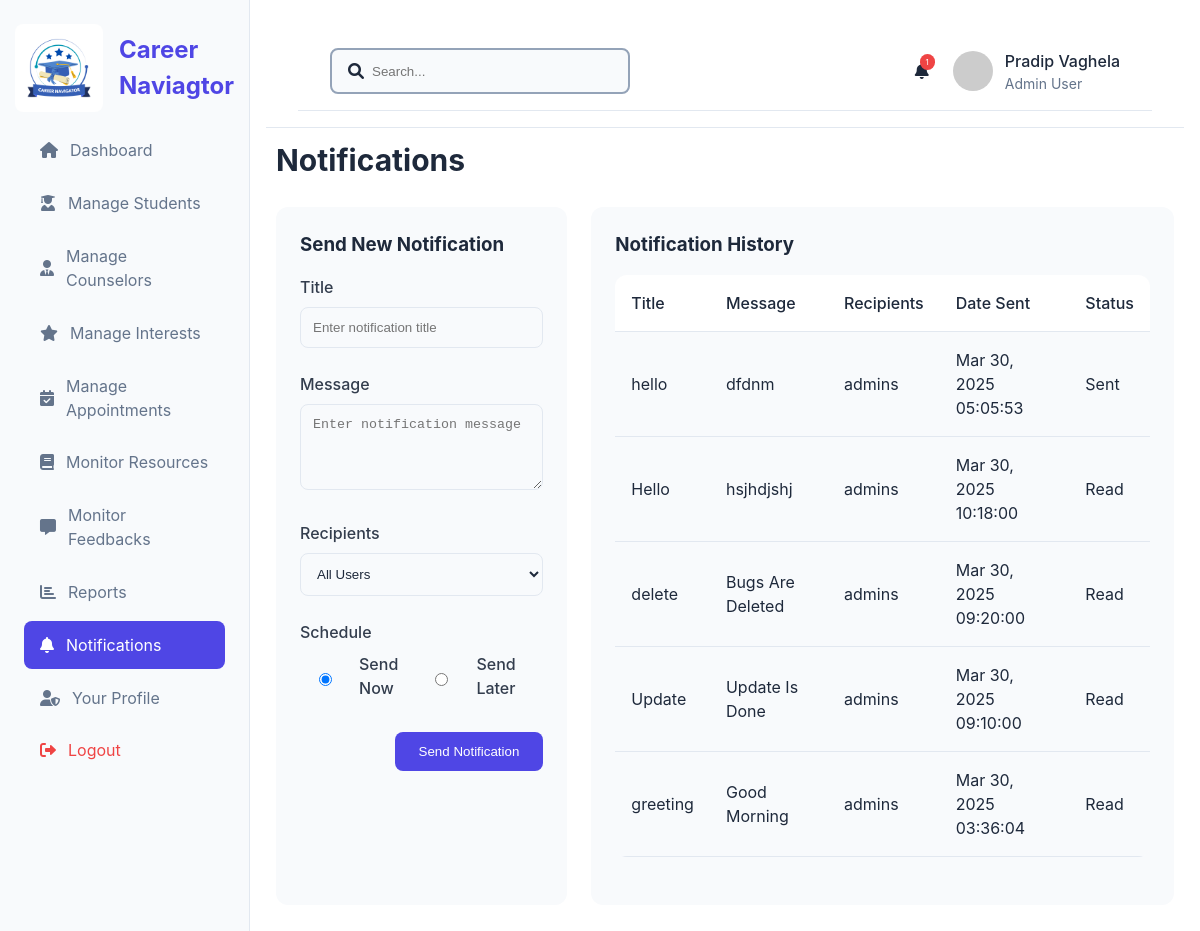
/notifications (signed in), run on the app's committed database.
### model.py (models this page shows)
class Notification(db.Model):
    __tablename__ = 'notifications'
    id = db.Column(db.Integer, primary_key=True)
    title = db.Column(db.String(255), nullable=False)
    message = db.Column(db.Text, nullable=False)
    recipients = db.Column(db.String(50), nullable=False)
    schedule_time = db.Column(db.DateTime, nullable=True)
    status = db.Column(db.String(20), nullable=False, default='sent')
    created_at = db.Column(db.DateTime, nullable=False, default=datetime.now(timezone.utc))

### app.py (the view, shortened to what this page needs)
@app.route('/notifications',methods=['GET','POST'])
def notifications():
    if request.method == 'GET':
        if 'admin_name' not in session:
            return redirect(url_for('admin_login'))
        notifications = Notification.query.order_by(Notification.created_at.desc()).all()
        return render_template('admin/notifications.html', active_page='notifications',notifications=notifications)

### templates/admin/notifications.html (shortened to what this page needs)
{% extends 'admin/base.html' %}
{% block content %}
    <h2 class="section-title">Notifications</h2>
    <div class="notification-container">
        <div class="notification-form">
            <h3>Send New Notification</h3>
            <form id="sendNotificationForm" method="post">
                <div class="form-group">
                    <label for="notificationTitle">Title</label>
                    <input type="text" id="notificationTitle" placeholder="Enter notification title">
                </div>
                <div class="form-group">
                    <label for="notificationMessage">Message</label>
                    <textarea id="notificationMessage" placeholder="Enter notification message" rows="4"></textarea>
                </div>
                <div class="form-group">
                    <label for="notificationRecipients">Recipients</label>
                    <select id="notificationRecipients" required>
                        <option value="all">All Users</option>
                    </select>
                </div>
                <div class="form-group">
                    <label for="notificationSchedule">Schedule</label>
                    <div class="schedule-options">
                        <div class="schedule-option">
                            <input type="radio" id="sendNow" name="schedule" value="now" checked>
                            <label for="sendNow">Send Now</label>
                        </div>
                        <div class="schedule-option">
                            <input type="radio" id="sendLater" name="schedule" value="later">
                            <label for="sendLater">Send Later</label>
                        </div>
                    </div>
                </div>
                <div class="form-actions">
                    <button type="submit" class="submit-btn">Send Notification</button>
                </div>
            </form>
        </div>
        <div class="notification-history">
            <h3>Notification History</h3>
            <div class="table-container">
                <table class="data-table">
                    <thead>
                        <tr>
                            <th>Title</th>
                            <th>Message</th>
                            <th>Recipients</th>
                            <th>Date Sent</th>
                            <th>Status</th>
                        </tr>
                    </thead>
                    <tbody>
                        {% if notifications %}
                            {% for notification in notifications %}
                            <tr>
                                <td>{{ notification.title }}</td>
                                <td>{{ notification.message }}</td>
                                <td>{{ notification.recipients }}</td>
                                <td>{{ notification.schedule_time.strftime('%b %d, %Y %H:%M:%S') if notification.schedule_time else 'N/A' }}</td>
                                <td>
                                    <span class="status-badge {{ 'sent' if notification.status == 'sent' else 'pending' }}">
                                        {{ notification.status.capitalize() }}
                                    </span>
                                </td>
                            </tr>
                            {% endfor %}
                        {% else %}
                            <tr>
                                <td colspan="5" style="text-align: center;">No Notifications Available</td>
                            </tr>
                        {% endif %}
                    </tbody>
                </table>
            </div>
        </div>
    </div>
{% endblock %}

### static/css/admin/base.css (style rules this page uses)
:root { --bg-primary-light: #ffffff; --bg-secondary-light: #f8fafc; --text-primary-light: #1e293b; --text-secondary-light: #64748b; --border-light: #e2e8f0; --primary-color: #4f46e5; --primary-hover: #4338ca; --success-color: #10b981; --warning-color: #f59e0b; --danger-color: #ef4444; --info-color: #3b82f6; --bg-primary-dark: #0f172a; --bg-secondary-dark: #1e293b; --text-primary-dark: #f8fafc; --text-secondary-dark: #94a3b8; --border-dark: #334155; }
* { margin: 0; padding: 0; box-sizing: border-box; }
body { font-family: -apple-system, BlinkMacSystemFont, 'Segoe UI', Roboto, Oxygen, Ubuntu, Cantarell, sans-serif; background-color: var(--bg-primary-light); color: var(--text-primary-light); line-height: 1.5; transition: background-color 0.3s, color 0.3s; }
.section-title { margin-bottom: 1.5rem; font-size: 1.875rem; }
.table-container { background-color: var(--bg-secondary-light); border-radius: 12px; overflow: hidden; margin-bottom: 1.5rem; }
.data-table { width: 100%; border-collapse: collapse; }
.data-table th, .data-table td { padding: 1rem; text-align: left; border-bottom: 1px solid var(--border-light); }
.data-table th { background-color: var(--bg-primary-light); font-weight: 500; }
.form-group { margin-bottom: 1.5rem; }
.form-group label { display: block; margin-bottom: 0.5rem; }
.form-group input, .form-group select { width: 100%; padding: 0.75rem; border: 1px solid var(--border-light); border-radius: 8px; background-color: var(--bg-secondary-light); color: inherit; }
.form-actions { display: flex; gap: 1rem; justify-content: flex-end; }
.cancel-btn, .submit-btn { padding: 0.75rem 1.5rem; border-radius: 8px; cursor: pointer; transition: all 0.2s ease; }
.submit-btn { background-color: var(--primary-color); border: none; color: white; }
.notification-container { display: grid; grid-template-columns: 1fr 2fr; gap: 1.5rem; }
.notification-form, .notification-history { background-color: var(--bg-secondary-light); border-radius: 12px; padding: 1.5rem; }
.notification-form h3, .notification-history h3 { margin-bottom: 1rem; }
.notification-form .form-group { margin-bottom: 1.5rem; }
.notification-form .form-group label { display: block; margin-bottom: 0.5rem; }
.notification-form .form-group input, .notification-form .form-group select, .notification-form .form-group textarea { width: 100%; padding: 0.75rem; border: 1px solid var(--border-light); border-radius: 8px; background-color: var(--bg-secondary-light); color: inherit; }
.notification-form .form-group textarea { resize: vertical; }
.notification-form .schedule-options { display: flex; gap: 1rem; }
.notification-form .schedule-option { display: flex; align-items: center; gap: 0.5rem; }
.notification-form .form-actions { display: flex; gap: 1rem; justify-content: flex-end; }
.form-group { margin-bottom: 20px; }
label { display: block; margin-bottom: 8px; font-weight: 500; color: var(--white); opacity: 0.9; }

### data on the page
Notification: title "hello", message "dfdnm", recipients "admins", schedule_time "Mar 30, 2025 05:05:53", status "Sent"
Notification: title "Hello", message "hsjhdjshj", recipients "admins", schedule_time "Mar 30, 2025 10:18:00", status "Read"
Notification: title "delete", message "Bugs Are Deleted", recipients "admins", schedule_time "Mar 30, 2025 09:20:00", status "Read"
Notification: title "Update", message "Update Is Done", recipients "admins", schedule_time "Mar 30, 2025 09:10:00", status "Read"
Notification: title "greeting", message "Good Morning", recipients "admins", schedule_time "Mar 30, 2025 03:36:04", status "Read"

### other printed values
{{ session['admin_name'] }} "Pradip Vaghela"
